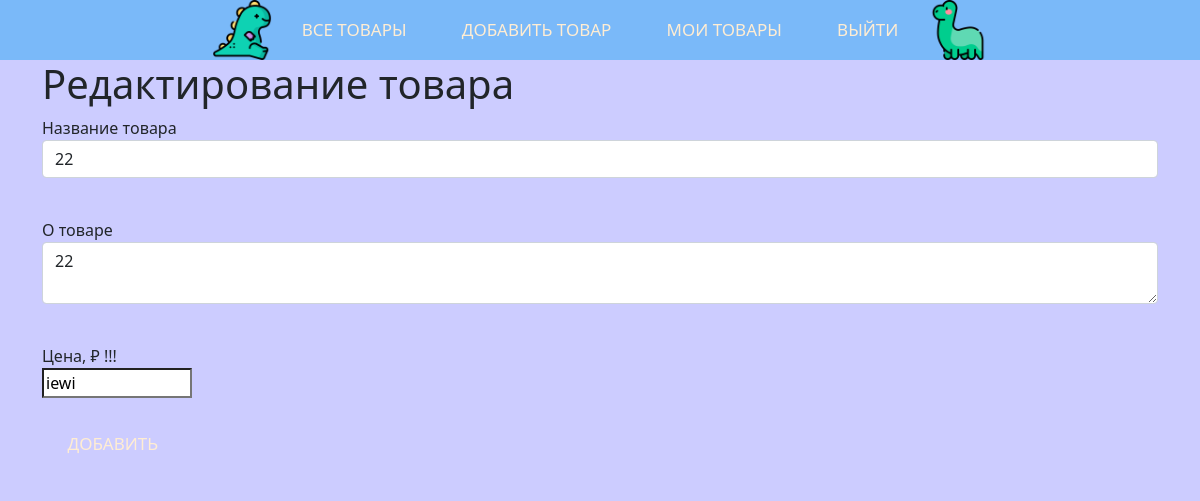
The app's page /red/2 (signed in), older data.
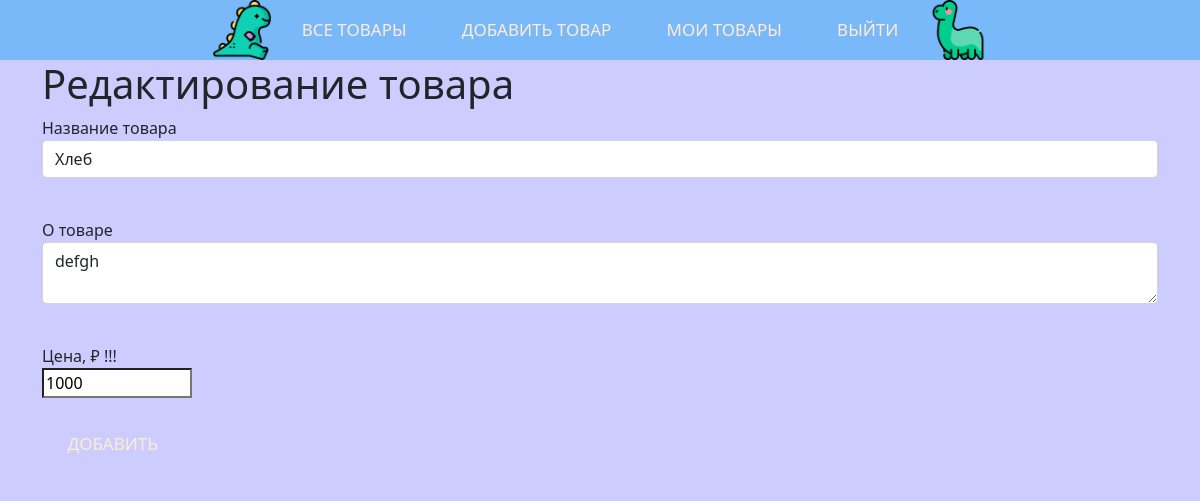
The same page, newer data.
### data/tovar.py (models this page shows)
class News(SqlAlchemyBase):
    __tablename__ = 'news'
    id = sqlalchemy.Column(sqlalchemy.Integer,
                               primary_key=True, autoincrement=True)
    title = sqlalchemy.Column(sqlalchemy.String, nullable=True)
    content = sqlalchemy.Column(sqlalchemy.String, nullable=True)
    created_date = sqlalchemy.Column(sqlalchemy.DateTime,
                                     default=datetime.datetime.now())
    cena = sqlalchemy.Column(sqlalchemy.String, nullable=True)
    filename = sqlalchemy.Column(sqlalchemy.String, nullable=True)
    user_id = sqlalchemy.Column(sqlalchemy.Integer,
                                sqlalchemy.ForeignKey("users.id"))
    user = orm.relationship('User')

### main.py (the view, shortened to what this page needs)
    @app.route('/red/<int:id>', methods=['GET', 'POST'])
    @login_required
    def edit_news(id):
        form = NewsForm()
        if request.method == "GET":
            db_sess = db_session.create_session()
            news = db_sess.query(News).filter(News.id == id,
                                              News.user == current_user
                                              ).first()
            if news:
                form.title.data = news.title
                form.content.data = news.content
                form.cena.data = news.cena
            else:
                abort(404)
        return render_template('red.html',
                               title='Редактирование товара',
                               form=form
                               )

### forms/new_tovar.py
class NewsForm(FlaskForm):
    title = StringField('Название товара', validators=[DataRequired()])
    content = TextAreaField("О товаре")
    cena = StringField('Цена, ₽')
    submit = SubmitField('Добавить')

### data/db_session.py (called while the page is built)
def create_session() -> Session:
    global __factory
    return __factory()

### templates/red.html (shortened to what this page needs)
{% extends "base.html" %}
{% block content %}
<h1>Редактирование товара</h1>
<form action="" method="post" enctype="multipart/form-data">
    <p>
        {{ form.title.label }}<br>
        {{ form.title(class="form-control") }}<br>
    </p>
    <p>
        {{ form.content.label }}<br>
        {{ form.content(class="form-control") }}<br>
    </p>
    <p class="1">
        {{form.cena.label}} {{message}}!!!<br>
        {{ form.cena(class="form-control-chena")}}<br>
    </p>
    <p style="color:black;">{{ form.submit(type="submit", class="btn btn-primary") }}</p>
</form>
{% endblock %}

Row changes from the older to the newer data that the page shows:
changed News: title "22" → "Хлеб"; content "22" → "defgh"; cena "iewi" → "1000"
